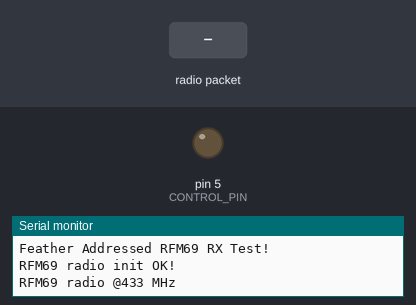
The sketch below on a simulated Arduino Uno, built with avr-gcc and run on an emulated ATmega328P. Shown: output pins drawn as LEDs (lit = HIGH), the last lines printed to the serial monitor. Inputs (shaded band) come from the test bench. No radio packets arrive unless stated; pins used as bus, display or sensor lines are not drawn.

Above: at 1.2 s.
1.3 s: radio packet "ON" arrives
At 2.3 s:
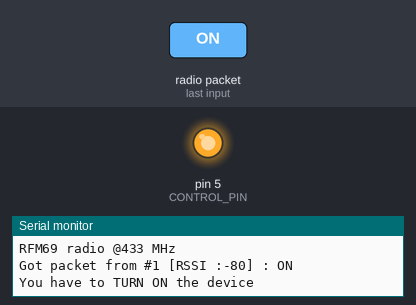
2.8 s: radio packet "OFF" arrives
At 3.4 s:
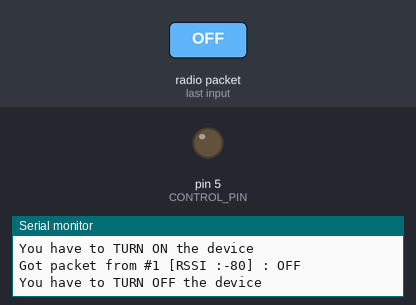
Timing chart, 0 to 5.8 s (numbered marks = the images above; inputs shaded):
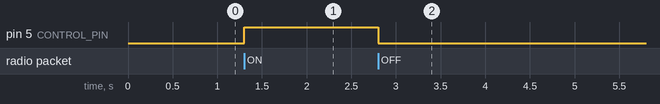

Measured:
- after the input at 1.3 s, pin 5 (CONTROL_PIN): LOW → HIGH at once
- after the input at 2.8 s, pin 5 (CONTROL_PIN): HIGH → LOW at once

The sketch:

controlnode_updated_30.08.19.ino
```cpp
// rf69 demo tx rx.pde
// -*- mode: C++ -*-
// Example sketch showing how to create a simple addressed, reliable messaging client
// with the RH_RF69 class. RH_RF69 class does not provide for addressing or
// reliability, so you should only use RH_RF69  if you do not need the higher
// level messaging abilities.
// It is designed to work with the other example rf69_server.
// Demonstrates the use of AES encryption, setting the frequency and modem
// configuration

#include <SPI.h>
#include <RH_RF69.h>
#include <RHReliableDatagram.h>

/************ Radio Setup ***************/

// Change to 434.0 or other frequency, must match RX's freq!
#define RF69_FREQ 433.0

// who am i? (server address)
#define MY_ADDRESS     3
#define CONTROL_PIN     5
#if defined (__AVR_ATmega328P__)  // Feather 328P w/wing
  #define RFM69_INT     3  //
  #define RFM69_CS      4  //
  #define RFM69_RST     2  // "A"
  #define LED           13
#endif

// Singleton instance of the radio driver
RH_RF69 rf69(RFM69_CS, RFM69_INT);

// Class to manage message delivery and receipt, using the driver declared above
RHReliableDatagram rf69_manager(rf69, MY_ADDRESS);


int16_t packetnum = 0;  // packet counter, we increment per xmission
int state;
void setup()
{
  Serial.begin(115200);
  //while (!Serial) { delay(1); } // wait until serial console is open, remove if not tethered to computer

  pinMode(CONTROL_PIN, OUTPUT);
  //digitalWrite(CONTROL_PIN, state);
  pinMode(RFM69_RST, OUTPUT);
  digitalWrite(RFM69_RST, LOW);

  Serial.println("Feather Addressed RFM69 RX Test!");
  Serial.println();

  // manual reset
  digitalWrite(RFM69_RST, HIGH);
  delay(10);
  digitalWrite(RFM69_RST, LOW);
  delay(10);

  if (!rf69_manager.init()) {
    Serial.println("RFM69 radio init failed");
    while (1);
  }
  Serial.println("RFM69 radio init OK!");
  // Defaults after init are 434.0MHz, modulation GFSK_Rb250Fd250, +13dbM (for low power module)
  // No encryption
  if (!rf69.setFrequency(RF69_FREQ)) {
    Serial.println("setFrequency failed");
  }

  // If you are using a high power RF69 eg RFM69HW, you *must* set a Tx power with the
  // ishighpowermodule flag set like this:
  rf69.setTxPower(20, true);  // range from 14-20 for power, 2nd arg must be true for 69HCW

  // The encryption key has to be the same as the one in the server
  uint8_t key[] = { 0x01, 0x02, 0x03, 0x04, 0x05, 0x06, 0x07, 0x08,
                    0x01, 0x02, 0x03, 0x04, 0x05, 0x06, 0x07, 0x08};
  rf69.setEncryptionKey(key);


  Serial.print("RFM69 radio @");  Serial.print((int)RF69_FREQ);  Serial.println(" MHz");
}


// Dont put this on the stack:
uint8_t data[] = "Turned off";
// Dont put this on the stack:
uint8_t buf[RH_RF69_MAX_MESSAGE_LEN];
char *charArray;

void loop() {
  if (rf69_manager.available())
  {
    // Wait for a message addressed to us from the client
    uint8_t len = sizeof(buf);
    uint8_t from;
    if (rf69_manager.recvfromAck(buf, &len, &from)) {
      buf[len] = 0; // zero out remaining string

      Serial.print("Got packet from #"); Serial.print(from);
      Serial.print(" [RSSI :");
      Serial.print(rf69.lastRssi());
      Serial.print("] : ");
      //Serial.println((char*)buf);
      charArray=(char*)buf;
      Serial.println(charArray);

 if (strncmp (charArray, "ON", 2) == 0)
      {
        Serial.println("You have to TURN ON the device");
      digitalWrite(CONTROL_PIN,HIGH);
     strcpy(data, "on");
      }

      else if (strncmp (charArray, "OFF", 2) == 0)
      {
        Serial.println("You have to TURN OFF the device");
        digitalWrite(CONTROL_PIN,LOW);;
       strcpy(data, "off");

      }


//      Blink(LED, 40, 3); //blink LED 3 times, 40ms between blinks

      // Send a reply back to the originator client
      if (!rf69_manager.sendtoWait(data, sizeof(data), from))
        Serial.println("Sending failed (no ack)");
    }
  }
}
```
